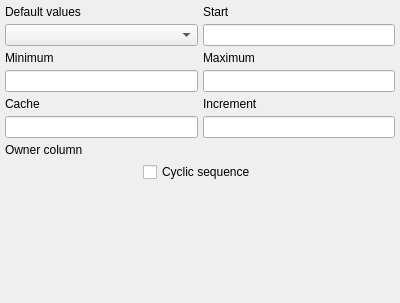
<?xml version="1.0" encoding="UTF-8"?>
<ui version="4.0">
 <class>SequenceWidget</class>
 <widget class="QWidget" name="SequenceWidget">
  <property name="geometry">
   <rect>
    <x>0</x>
    <y>0</y>
    <width>400</width>
    <height>303</height>
   </rect>
  </property>
  <property name="sizePolicy">
   <sizepolicy hsizetype="Preferred" vsizetype="Preferred">
    <horstretch>0</horstretch>
    <verstretch>0</verstretch>
   </sizepolicy>
  </property>
  <layout class="QVBoxLayout" name="verticalLayout_2">
   <property name="spacing">
    <number>5</number>
   </property>
   <property name="leftMargin">
    <number>5</number>
   </property>
   <property name="topMargin">
    <number>5</number>
   </property>
   <property name="rightMargin">
    <number>5</number>
   </property>
   <property name="bottomMargin">
    <number>5</number>
   </property>
   <item>
    <layout class="QGridLayout" name="gridLayout">
     <property name="sizeConstraint">
      <enum>QLayout::SizeConstraint::SetDefaultConstraint</enum>
     </property>
     <property name="spacing">
      <number>5</number>
     </property>
     <item row="0" column="0">
      <layout class="QVBoxLayout" name="verticalLayout">
       <property name="spacing">
        <number>5</number>
       </property>
       <item>
        <widget class="QLabel" name="label">
         <property name="sizePolicy">
          <sizepolicy hsizetype="Preferred" vsizetype="Fixed">
           <horstretch>0</horstretch>
           <verstretch>0</verstretch>
          </sizepolicy>
         </property>
         <property name="text">
          <string>Default values</string>
         </property>
        </widget>
       </item>
       <item>
        <widget class="QComboBox" name="def_values_cmb">
         <property name="sizePolicy">
          <sizepolicy hsizetype="Preferred" vsizetype="Fixed">
           <horstretch>0</horstretch>
           <verstretch>0</verstretch>
          </sizepolicy>
         </property>
         <property name="iconSize">
          <size>
           <width>28</width>
           <height>28</height>
          </size>
         </property>
        </widget>
       </item>
      </layout>
     </item>
     <item row="0" column="1">
      <layout class="QVBoxLayout" name="start_lt">
       <property name="spacing">
        <number>5</number>
       </property>
       <item>
        <widget class="QLabel" name="start_lbl">
         <property name="sizePolicy">
          <sizepolicy hsizetype="Preferred" vsizetype="Fixed">
           <horstretch>0</horstretch>
           <verstretch>0</verstretch>
          </sizepolicy>
         </property>
         <property name="text">
          <string>Start</string>
         </property>
        </widget>
       </item>
       <item>
        <widget class="QLineEdit" name="start_edt">
         <property name="sizePolicy">
          <sizepolicy hsizetype="Expanding" vsizetype="Fixed">
           <horstretch>0</horstretch>
           <verstretch>0</verstretch>
          </sizepolicy>
         </property>
         <property name="font">
          <font>
           <italic>false</italic>
          </font>
         </property>
         <property name="inputMethodHints">
          <set>Qt::InputMethodHint::ImhFormattedNumbersOnly</set>
         </property>
         <property name="readOnly">
          <bool>false</bool>
         </property>
         <property name="clearButtonEnabled">
          <bool>true</bool>
         </property>
        </widget>
       </item>
      </layout>
     </item>
     <item row="1" column="0">
      <layout class="QVBoxLayout" name="minimum_lt">
       <property name="spacing">
        <number>5</number>
       </property>
       <item>
        <widget class="QLabel" name="minimum_lbl">
         <property name="sizePolicy">
          <sizepolicy hsizetype="Preferred" vsizetype="Fixed">
           <horstretch>0</horstretch>
           <verstretch>0</verstretch>
          </sizepolicy>
         </property>
         <property name="text">
          <string>Minimum</string>
         </property>
        </widget>
       </item>
       <item>
        <widget class="QLineEdit" name="minimum_edt">
         <property name="sizePolicy">
          <sizepolicy hsizetype="Expanding" vsizetype="Fixed">
           <horstretch>0</horstretch>
           <verstretch>0</verstretch>
          </sizepolicy>
         </property>
         <property name="font">
          <font>
           <italic>false</italic>
          </font>
         </property>
         <property name="inputMethodHints">
          <set>Qt::InputMethodHint::ImhFormattedNumbersOnly</set>
         </property>
         <property name="readOnly">
          <bool>false</bool>
         </property>
         <property name="clearButtonEnabled">
          <bool>true</bool>
         </property>
        </widget>
       </item>
      </layout>
     </item>
     <item row="1" column="1">
      <layout class="QVBoxLayout" name="maximum_lt">
       <property name="spacing">
        <number>5</number>
       </property>
       <item>
        <widget class="QLabel" name="maximum_lbl">
         <property name="sizePolicy">
          <sizepolicy hsizetype="Preferred" vsizetype="Fixed">
           <horstretch>0</horstretch>
           <verstretch>0</verstretch>
          </sizepolicy>
         </property>
         <property name="text">
          <string>Maximum</string>
         </property>
        </widget>
       </item>
       <item>
        <widget class="QLineEdit" name="maximum_edt">
         <property name="sizePolicy">
          <sizepolicy hsizetype="Expanding" vsizetype="Fixed">
           <horstretch>0</horstretch>
           <verstretch>0</verstretch>
          </sizepolicy>
         </property>
         <property name="font">
          <font>
           <italic>false</italic>
          </font>
         </property>
         <property name="inputMethodHints">
          <set>Qt::InputMethodHint::ImhFormattedNumbersOnly</set>
         </property>
         <property name="readOnly">
          <bool>false</bool>
         </property>
         <property name="clearButtonEnabled">
          <bool>true</bool>
         </property>
        </widget>
       </item>
      </layout>
     </item>
     <item row="2" column="0">
      <layout class="QVBoxLayout" name="cache_lt">
       <property name="spacing">
        <number>5</number>
       </property>
       <item>
        <widget class="QLabel" name="cache_lbl">
         <property name="sizePolicy">
          <sizepolicy hsizetype="Preferred" vsizetype="Fixed">
           <horstretch>0</horstretch>
           <verstretch>0</verstretch>
          </sizepolicy>
         </property>
         <property name="text">
          <string>Cache</string>
         </property>
        </widget>
       </item>
       <item>
        <widget class="QLineEdit" name="cache_edt">
         <property name="sizePolicy">
          <sizepolicy hsizetype="Expanding" vsizetype="Fixed">
           <horstretch>0</horstretch>
           <verstretch>0</verstretch>
          </sizepolicy>
         </property>
         <property name="font">
          <font>
           <italic>false</italic>
          </font>
         </property>
         <property name="inputMethodHints">
          <set>Qt::InputMethodHint::ImhFormattedNumbersOnly</set>
         </property>
         <property name="readOnly">
          <bool>false</bool>
         </property>
         <property name="clearButtonEnabled">
          <bool>true</bool>
         </property>
        </widget>
       </item>
      </layout>
     </item>
     <item row="2" column="1">
      <layout class="QVBoxLayout" name="increment_lt">
       <property name="spacing">
        <number>5</number>
       </property>
       <item>
        <widget class="QLabel" name="increment_lbl">
         <property name="sizePolicy">
          <sizepolicy hsizetype="Preferred" vsizetype="Fixed">
           <horstretch>0</horstretch>
           <verstretch>0</verstretch>
          </sizepolicy>
         </property>
         <property name="text">
          <string>Increment</string>
         </property>
        </widget>
       </item>
       <item>
        <widget class="QLineEdit" name="increment_edt">
         <property name="sizePolicy">
          <sizepolicy hsizetype="Expanding" vsizetype="Fixed">
           <horstretch>0</horstretch>
           <verstretch>0</verstretch>
          </sizepolicy>
         </property>
         <property name="font">
          <font>
           <italic>false</italic>
          </font>
         </property>
         <property name="inputMethodHints">
          <set>Qt::InputMethodHint::ImhFormattedNumbersOnly</set>
         </property>
         <property name="readOnly">
          <bool>false</bool>
         </property>
         <property name="clearButtonEnabled">
          <bool>true</bool>
         </property>
        </widget>
       </item>
      </layout>
     </item>
    </layout>
   </item>
   <item>
    <layout class="QVBoxLayout" name="owner_col_lt">
     <property name="spacing">
      <number>5</number>
     </property>
     <property name="bottomMargin">
      <number>0</number>
     </property>
     <item>
      <widget class="QLabel" name="owner_col_lbl">
       <property name="sizePolicy">
        <sizepolicy hsizetype="Preferred" vsizetype="Fixed">
         <horstretch>0</horstretch>
         <verstretch>0</verstretch>
        </sizepolicy>
       </property>
       <property name="text">
        <string>Owner column</string>
       </property>
      </widget>
     </item>
     <item>
      <layout class="QHBoxLayout" name="column_lt">
       <property name="spacing">
        <number>10</number>
       </property>
       <item>
        <widget class="QCheckBox" name="cyclic_chk">
         <property name="sizePolicy">
          <sizepolicy hsizetype="Fixed" vsizetype="Fixed">
           <horstretch>0</horstretch>
           <verstretch>0</verstretch>
          </sizepolicy>
         </property>
         <property name="text">
          <string>Cyclic sequence</string>
         </property>
        </widget>
       </item>
      </layout>
     </item>
     <item>
      <spacer name="verticalSpacer">
       <property name="orientation">
        <enum>Qt::Orientation::Vertical</enum>
       </property>
       <property name="sizeHint" stdset="0">
        <size>
         <width>20</width>
         <height>40</height>
        </size>
       </property>
      </spacer>
     </item>
    </layout>
   </item>
  </layout>
 </widget>
 <resources/>
 <connections/>
</ui>
